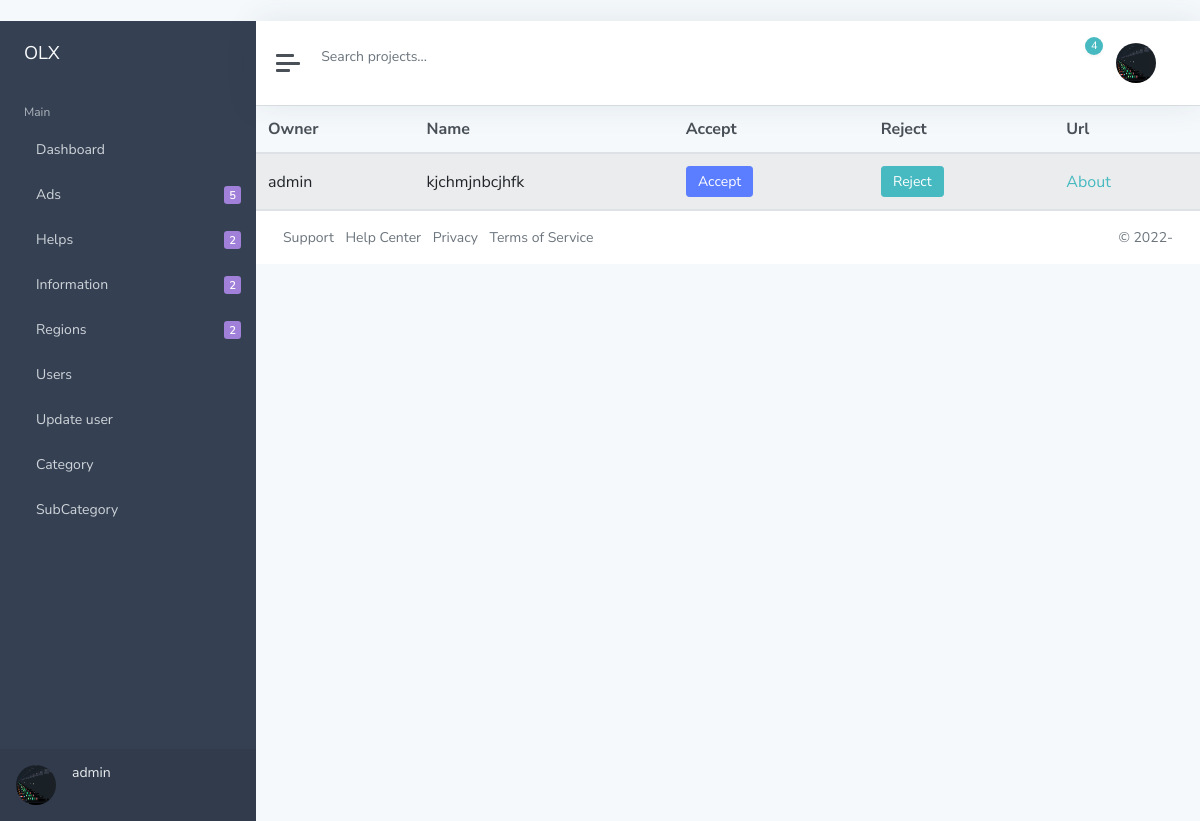
The app's page /is_admin/ (signed in), older data.
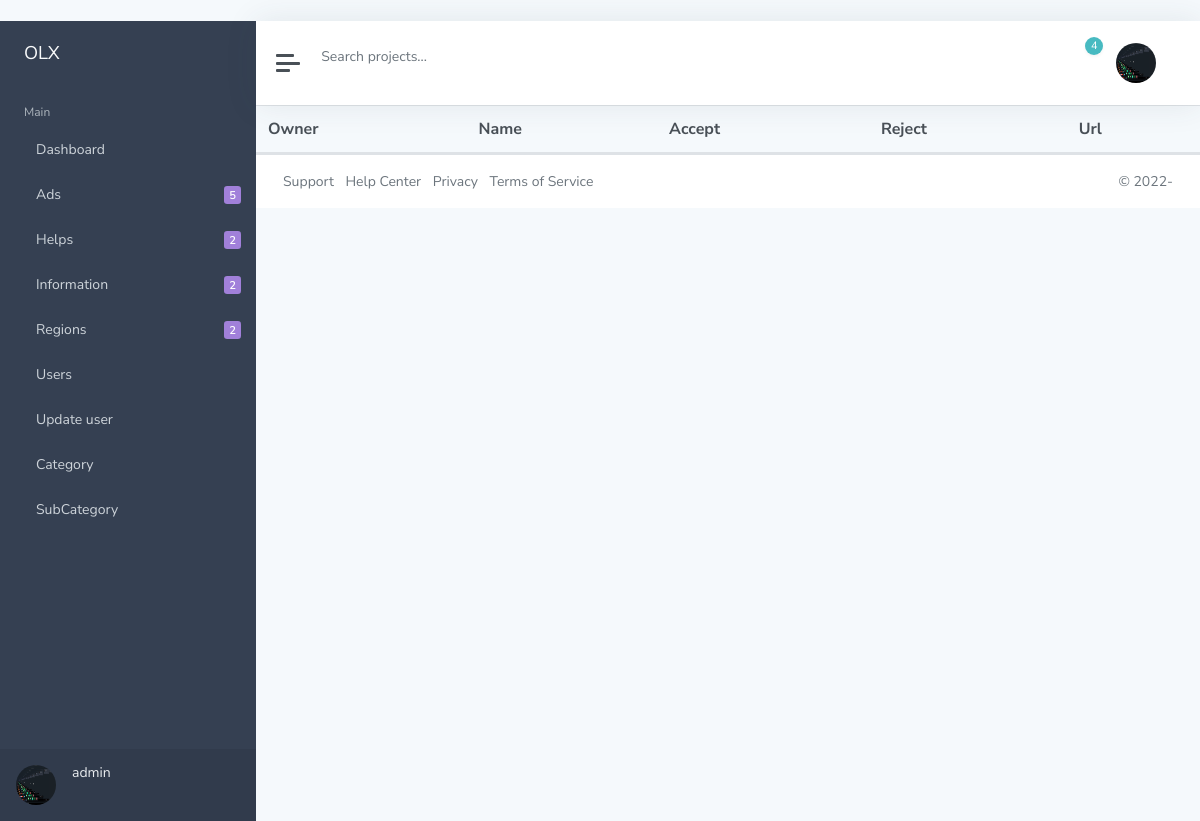
The same page, newer data.
### main/models.py (models this page shows)
class Ads(models.Model):
    owner = models.ForeignKey(User, on_delete=models.CASCADE)
    region = models.ForeignKey(Region, on_delete=models.CASCADE)
    category = models.ForeignKey(Subcategory, on_delete=models.CASCADE)
    photo = models.ManyToManyField(AdImage)
    name = models.CharField(max_length=255)
    date = models.DateTimeField(auto_now=True)
    description = models.TextField()
    price = models.DecimalField(max_digits=100, decimal_places=2)
    status = models.IntegerField(choices=(
        (1, 'in admin'),
        (2, 'accepted'),
        (3, 'rejected'),
        (4, 'sold'),
    ), default=1)
    is_top = models.BooleanField(default=False)
    is_recommended = models.BooleanField(default=True)

class User(AbstractUser):
    STATUS = (
        (1, 'admin'),  # admin
        (2, 'users'),  # user
    )
    type = models.IntegerField(choices=STATUS, default=2)
    image = models.ImageField(upload_to='user/', null=True, blank=True)
    phone = models.CharField(max_length=225, null=True, blank=True)

### main/views.py (the view)
# urls.py: path('is_admin/', ProductFilter, name='productfilter'),
@login_required(login_url='login')
def ProductFilter(request):
    a = Ads.objects.filter(status=1)
    context = {
        'is_admin': a,
        'user': request.user,
    }
    return render(request, 'is_admin.html', context)

### templates/is_admin.html (shortened to what this page needs)
﻿{% extends 'base.html' %}
{% block content %}
								<table id="datatables-dashboard-projects" class="table table-striped my-0">
									<thead>
										<tr>
											<th>Owner</th>
											<th>Name</th>
											<th>Accept</th>
											<th>Reject</th>
											<th>Url</th>
										</tr>
									</thead>
									<tbody>
										{% for i in is_admin %}
										<tr>
											<td class="d-none d-xl-table-cell">{{i.owner}}</td>
											<td class="d-none d-md-table-cell">{{i.name}}</td>
											<td class="d-none d-md-table-cell"><a href="{%url 'accept' i.id%}"><button type="button" class="btn btn-info">Accept</button></a></td>
											<td class="d-none d-md-table-cell"><a href="{%url 'reject' i.id%}"><button type="button" class="btn btn-primary">Reject</button></a></td>
											<td class="d-none d-md-table-cell"><a href="{% url 'about' i.id%}">About</a></td>
										</tr>
										{% endfor %}
									</tbody>
								</table>
{% endblock content %}

Row changes from the older to the newer data that the page shows:
no longer on this page (row edited): Ads: owner "admin", name "kjchmjnbcjhfk"
